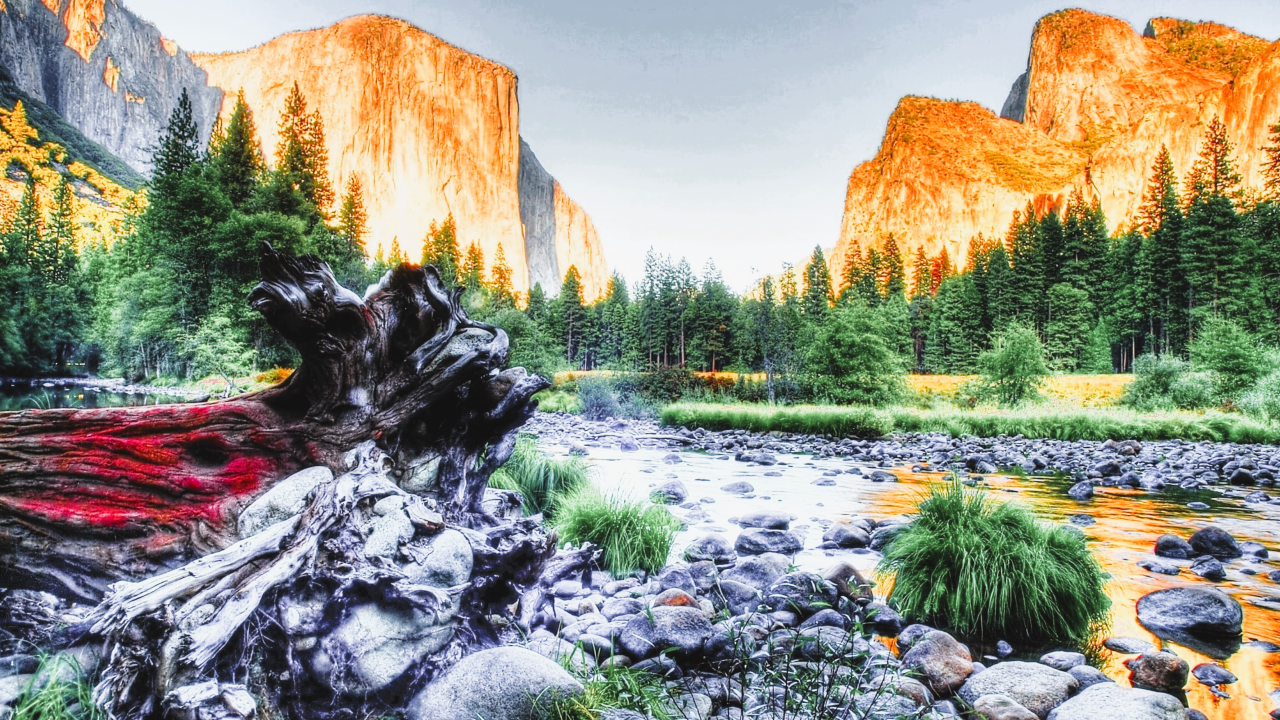
#> input picture doga.jpg, 3840 x 2160 px (shown at 1/3 size)
$ jupyter execute --allow-errors base64.ipynb   (shell and % lines are left out)
#> lines starting #> are read from the running program, lines starting #| are printed output that depends on the picture
<a href="https://colab.research.google.com/github/IzzetMustafaoglu/GitHubTest/blob/master/base64.ipynb" target="_parent"></a>

[cell 1]
import sys

[cell 2]
from PIL import Image
import base64
import difflib

[cell 3]
def image_similarity(image_path1, image_path2):
    # resmişeri Base64'e dönüştürme
    image1 = Image.open(image_path1)
    image1_base64 = base64.b64encode(image1.tobytes()).decode()

    image2 = Image.open(image_path2)
    image2_base64 = base64.b64encode(image2.tobytes()).decode()

    # Base64 kodlarını karşılaştırma
    similarity_ratio = difflib.SequenceMatcher(None, image1_base64, image2_base64).ratio()

    # Benzerlik yüzdesi
    similarity_percentage = similarity_ratio * 100

    return similarity_percentage

[cell 4]
import base64
import imagehash
from PIL import Image
from io import BytesIO

[cell 5]
def image_similarity(image_base64_1, image_base64_2):
    # resmişeri Base64'e dönüştürme
    image1_data = base64.b64decode(image_base64_1)
    image2_data = base64.b64decode(image_base64_2)

    image1 = Image.open(BytesIO(image1_data))
#> image1 is the input picture: PIL image 3840x2160 RGB; mean R, G, B 148.7, 147.3, 132
    image2 = Image.open(BytesIO(image2_data))
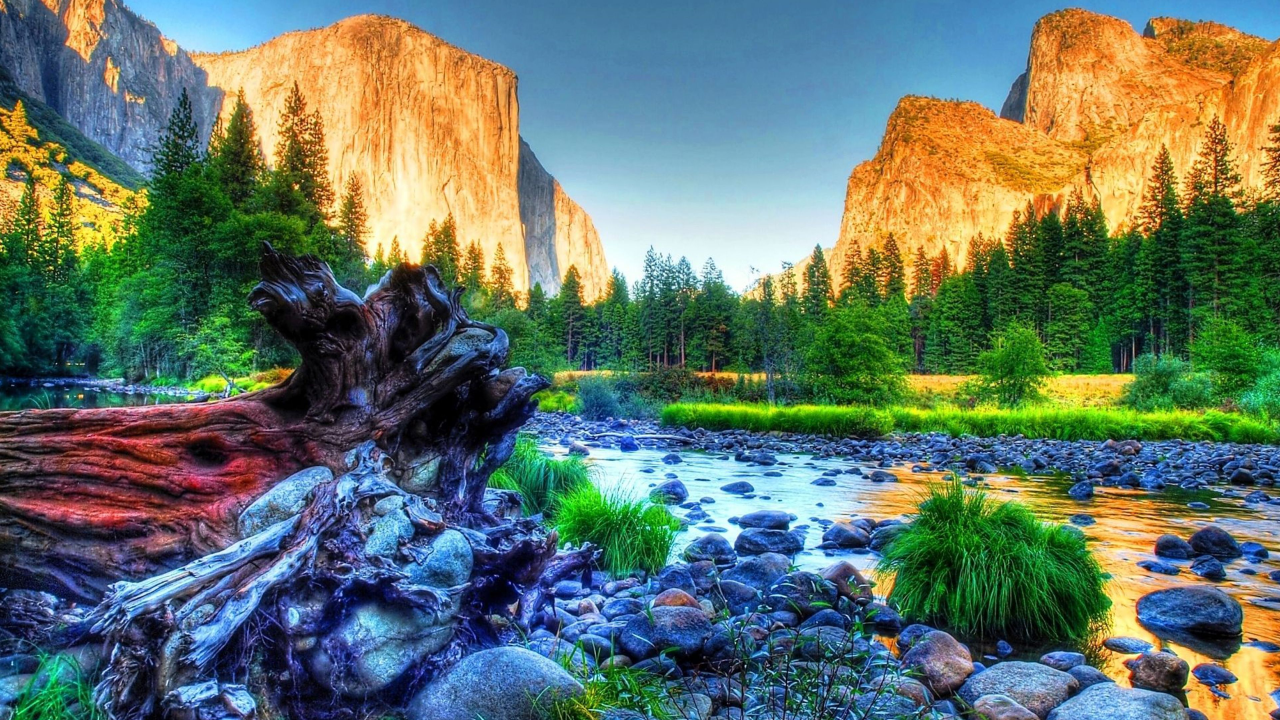
#> image2: PIL image 3840x2160 RGB (shown at 1/3 size); mean R, G, B 99.3, 116.9, 103.2

    # Resimleri aynı boyuta getirme
    image1 = image1.resize(image2.size)

    # phash kullanarak benzerlik hesaplaması
    phash1 = imagehash.phash(image1)
    phash2 = imagehash.phash(image2)

    # Benzerlik yüzdesi
    similarity_percentage = (1 - (phash1 - phash2) / 64) * 100

    return similarity_percentage
